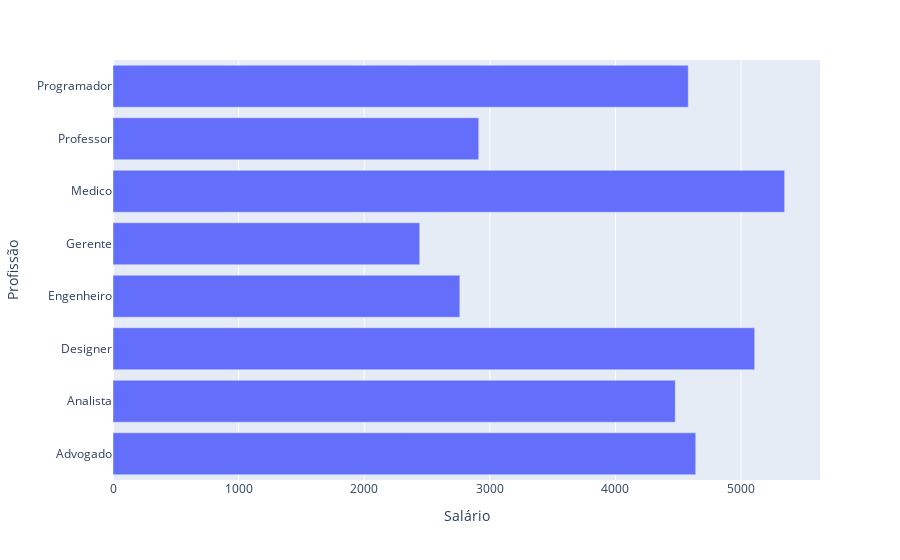

Notebook code cell kept with this figure:
### Code cell
#Usando a biblioteca plotly.express- vc importa as px, é tão boa quanto a matplot, a diferença é q o gráfico fica interativo
#Gráfico de colunas com barra horizontal com média de salário por profissão

salario_por_profissao = df.groupby('Profissão')['Salário'].mean().reset_index()
fig = px.bar(salario_por_profissao, x = 'Salário', y = 'Profissão', orientation = 'h')
title = 'Salários por profissão'
labels = {'Salário': 'Salário Médio', 'Profissão': 'Profissão'}
fig.show()

### Figure 1 — Plotly figure (JSON) as saved in the notebook; plotly's stock layout.template omitted (floating-point values rounded to 4 significant figures)
{"data": [{"hovertemplate": "Salário=%{x}<br>Profissão=%{y}<extra></extra>", "legendgroup": "", "marker": {"color": "#636efa", "pattern": {"shape": ""}}, "name": "", "orientation": "h", "showlegend": false, "textposition": "auto", "type": "bar", "x": [4640.0, 4476.0, 5109.0, 2762.0, 2442.0, 5347.0, 2912.0, 4580.0], "xaxis": "x", "y": ["Advogado", "Analista", "Designer", "Engenheiro", "Gerente", "Medico", "Professor", "Programador"], "yaxis": "y"}], "layout": {"barmode": "relative", "legend": {"tracegroupgap": 0}, "margin": {"t": 60}, "xaxis": {"anchor": "y", "domain": [0, 1], "title": {"text": "Salário"}}, "yaxis": {"anchor": "x", "domain": [0, 1], "title": {"text": "Profissão"}}}}
